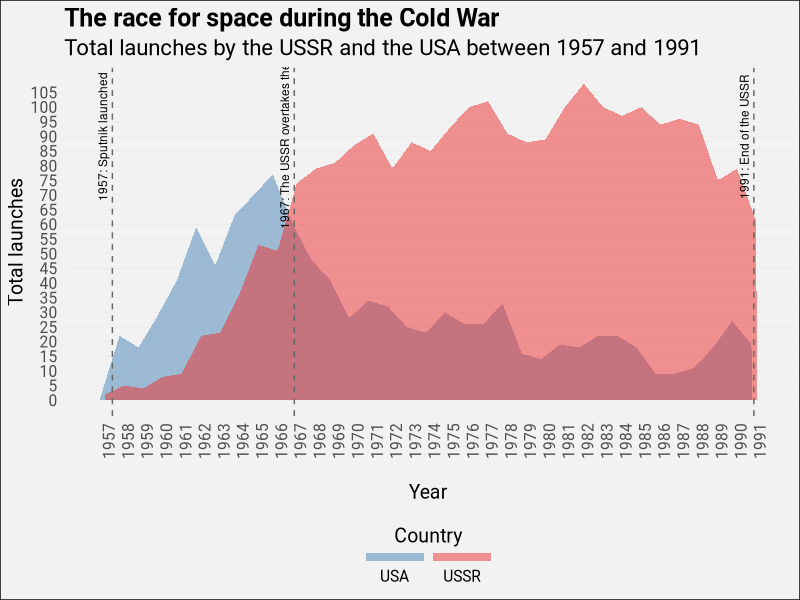

R code for this plot:
remove(list = ls())
options(stringsAsFactors = FALSE)
options(scipen = 999)

library(tidyverse)

x <- read_csv("launches.csv")


cumulative <- x %>% group_by(launch_year,state_code) %>% tally() %>%
  arrange(state_code, launch_year) %>%
  group_by(state_code) %>%
  mutate(cumulative =cumsum(n)) %>%
  filter(state_code %in% c("US", "SU") & between(launch_year, 1957, 1991))



cumulative %>% ungroup() %>%
  select(-cumulative) %>%
  spread(state_code, n) %>% mutate(winner = ifelse(SU > US, "SU", "US")) %>%
  filter(winner == "SU")
  
  
cumulative %>% ungroup() %>%
  mutate(state_code = ifelse(state_code == "SU", "USSR", "USA")) %>%
  ggplot(aes(x = launch_year, y = n, fill = state_code)) + 
  geom_area(alpha  = 0.5, position = position_dodge(width = 0.5)) + 
  geom_vline(xintercept = 1967, linetype = 2, size = 0.5, color = "gray40") + 
  geom_vline(xintercept = 1957.5, linetype = 2, size = 0.5, color = "gray40") + 
  geom_vline(xintercept = 1991, linetype = 2, size = 0.5, color = "gray40") + 
  scale_x_continuous(breaks = seq(1957,1991,1)) + 
  scale_y_continuous(breaks = seq(0,105,5)) + 
  scale_fill_manual(values = c("steelblue", "firebrick2")) + 
  labs(x = "\nYear", y = "Total launches",
       title = "The race for space during the Cold War",
       subtitle = "Total launches by the USSR and the USA between 1957 and 1991") + 
  theme_minimal() + 
  theme(
    text = element_text(size = 14, family = "Roboto"),
    legend.position = "bottom",
    plot.background = element_rect(fill = "gray95"),
    panel.grid.minor = element_blank(),
    panel.grid.minor.x = element_blank(),
    panel.grid.major.x = element_blank(),
    panel.grid.major.y = element_line(size =0.3),
    axis.text.x = element_text(angle = 90),
    plot.title = element_text(size = 18, face = "bold"),
    plot.subtitle = element_text(size = 16)
  ) + 
  guides(fill = guide_legend(title = "Country", title.position = "top", title.hjust = 0.5,
                             label.position = "bottom",keyheight =0.5,
                             keywidth = 3)) + 
  annotate("text", x = 1966.5, y =90, label = "1967: The USSR overtakes the US", angle = 90, size = 3) + 
  annotate("text", x = 1957, y = 90, label = "1957: Sputnik launched", angle = 90, size = 3) + 
  annotate("text", x = 1990.5, y = 90, label = "1991: End of the USSR", angle = 90, size = 3)
